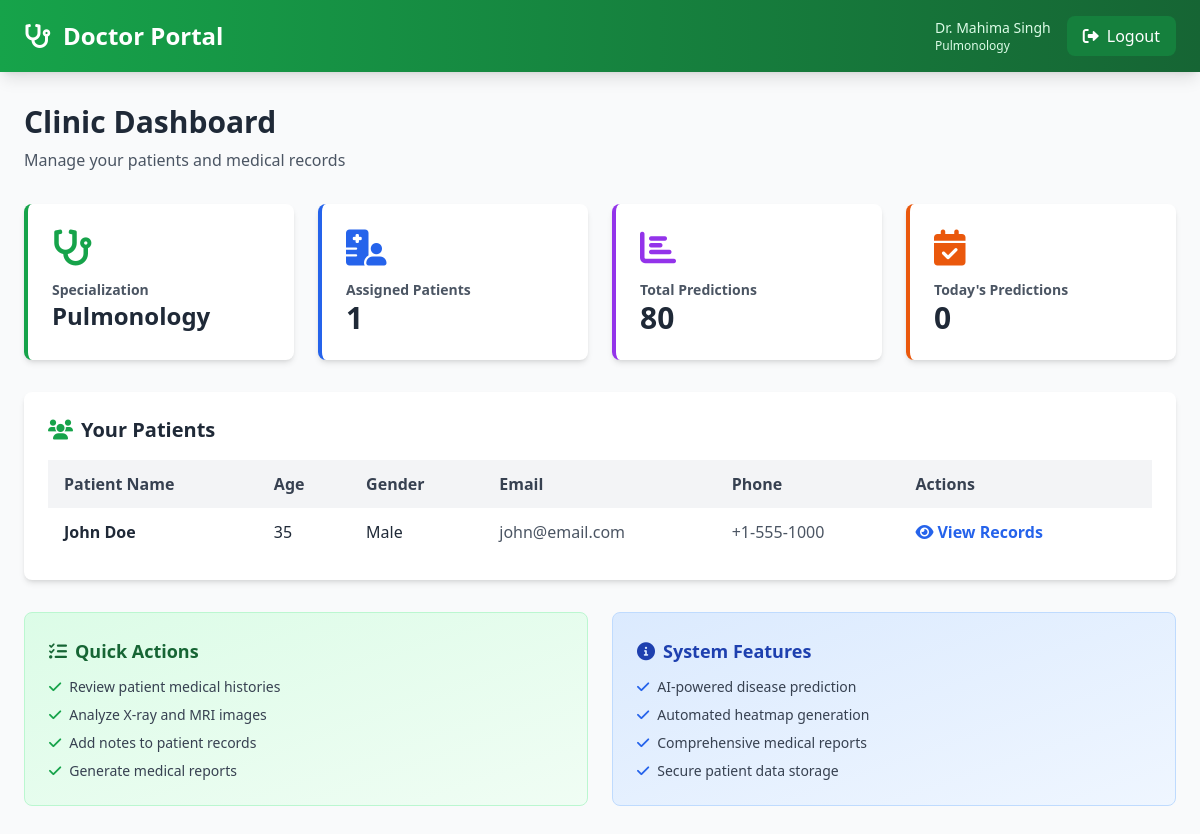
The page /dashboard/doctor (signed in) on the database its author committed.
### app/models.py (models this page shows, shortened)
class Doctor(db.Model):
    __tablename__ = 'doctors'
    id = db.Column(db.Integer, primary_key=True)
    user_id = db.Column(db.Integer, db.ForeignKey('users.id'), nullable=False, unique=True)
    full_name = db.Column(db.String(120), nullable=False)
    specialization = db.Column(db.String(100), nullable=False)
    phone = db.Column(db.String(20))
    license_number = db.Column(db.String(50), unique=True)
    created_at = db.Column(db.DateTime, nullable=False, default=datetime.utcnow)
    patients = db.relationship('DoctorPatient', backref='doctor', cascade='all, delete-orphan')
    predictions = db.relationship('Prediction', backref='doctor', lazy=True)

class Patient(db.Model):
    __tablename__ = 'patients'
    id = db.Column(db.Integer, primary_key=True)
    user_id = db.Column(db.Integer, db.ForeignKey('users.id'), nullable=True, unique=True)  # Made nullable for Asha-managed patients
    full_name = db.Column(db.String(120), nullable=False)
    age = db.Column(db.Integer)
    gender = db.Column(db.String(10))
    phone = db.Column(db.String(20))
    address = db.Column(db.String(255))
    region = db.Column(db.String(100))  # Region for Asha Worker filtering
    medical_history = db.Column(db.Text)
    diagnosed_disease = db.Column(db.String(255))  # For Asha-managed patients
    asha_worker_id = db.Column(db.Integer, db.ForeignKey('asha_workers.id'), nullable=True)  # Link to Asha Worker
    created_at = db.Column(db.DateTime, nullable=False, default=datetime.utcnow)
    doctors = db.relationship('DoctorPatient', backref='patient', cascade='all, delete-orphan')
    predictions = db.relationship('Prediction', backref='patient', lazy=True)

class User(db.Model):
    __tablename__ = 'users'
    id = db.Column(db.Integer, primary_key=True)
    username = db.Column(db.String(80), unique=True, nullable=False)
    email = db.Column(db.String(120), unique=True, nullable=False)
    password_hash = db.Column(db.String(255), nullable=False)
    role = db.Column(db.String(20), nullable=False, default='patient')
    created_at = db.Column(db.DateTime, nullable=False, default=datetime.utcnow)
    updated_at = db.Column(db.DateTime, nullable=False, default=datetime.utcnow, onupdate=datetime.utcnow)
    admin = db.relationship('Admin', uselist=False, backref='user', cascade='all, delete-orphan')
    doctor = db.relationship('Doctor', uselist=False, backref='user', cascade='all, delete-orphan')
    patient = db.relationship('Patient', uselist=False, backref='user', cascade='all, delete-orphan')
    asha_worker = db.relationship('AshaWorker', uselist=False, backref='user', cascade='all, delete-orphan')

### app/dashboard_routes.py (the view)
@dashboards.route('/doctor', methods=['GET'])
@login_required
@role_required('doctor')
def doctor_dashboard():
    doctor = get_current_doctor()
    if not doctor:
        flash('Doctor profile not found', 'danger')
        return redirect(url_for('routes.index'))
    stats = get_doctor_stats(doctor.id)
    return render_template('dashboards/doctor_dashboard.html',
                         doctor=doctor,
                         stats=stats)

### app/auth.py (called while the page is built)
def login_required(f):
    @wraps(f)
    def decorated_function(*args, **kwargs):
        if 'user_id' not in session:
            flash('Please log in first', 'warning')
            return redirect(url_for('routes.index'))
        return f(*args, **kwargs)
    return decorated_function

def role_required(*allowed_roles):
    def decorator(f):
        @wraps(f)
        def decorated_function(*args, **kwargs):
            if 'user_id' not in session:
                flash('Please log in first', 'warning')
                return redirect(url_for('login'))
            if session.get('user_role') not in allowed_roles:
                flash('You do not have permission to access this page', 'danger')
                return redirect(url_for('index'))
            return f(*args, **kwargs)
        return decorated_function
    return decorator

def get_current_user():
    user_id = session.get('user_id')
    if user_id:
        return User.query.get(user_id)
    return None

def get_current_doctor():
    from app.models import Doctor
    user = get_current_user()
    if user and user.doctor:
        return user.doctor
    return None

### app/dashboard_routes.py (called while the page is built)
def get_doctor_stats(doctor_id):
    doctor = Doctor.query.get(doctor_id)
    if not doctor:
        return {}
    assigned_patients = db.session.query(Patient).join(
        DoctorPatient, Patient.id == DoctorPatient.patient_id
    ).filter(DoctorPatient.doctor_id == doctor_id).all()
    patient_ids = [p.id for p in assigned_patients]
    predictions_query = Prediction.query.filter(
        Prediction.patient_id.in_(patient_ids) if patient_ids else False
    )
    return {
        'full_name': doctor.full_name,
        'specialization': doctor.specialization,
        'assigned_patients': len(assigned_patients),
        'total_predictions': predictions_query.count(),
        'predictions_today': predictions_query.filter(
            func.date(Prediction.created_at) == datetime.now().date()
        ).count(),
        'patients': assigned_patients,
    }

### app/templates/dashboards/doctor_dashboard.html (shortened to what this page needs)
<!DOCTYPE html>
<html lang="en">
<head>
    <script src="https://cdn.tailwindcss.com"></script>
    <link rel="stylesheet" href="https://cdnjs.cloudflare.com/ajax/libs/font-awesome/6.0.0/css/all.min.css">
</head>
<body class="bg-gray-50">
    <nav class="bg-gradient-to-r from-green-600 to-green-800 text-white shadow-lg">
        <div class="max-w-7xl mx-auto px-6 py-4">
            <div class="flex justify-between items-center">
                <div class="flex items-center space-x-3">
                    <i class="fas fa-stethoscope text-2xl"></i>
                    <h1 class="text-2xl font-bold">Doctor Portal</h1>
                </div>
                <div class="flex items-center space-x-4">
                    <div>
                        <p class="text-sm text-green-100">{{ doctor.full_name }}</p>
                        <p class="text-xs text-green-100">{{ doctor.specialization }}</p>
                    </div>
                    <form method="POST" action="{{ url_for('auth.logout') }}" style="display: inline;">
                        <button type="submit" class="bg-green-700 hover:bg-green-900 px-4 py-2 rounded-lg transition">
                            <i class="fas fa-sign-out-alt mr-2"></i>Logout
                        </button>
                    </form>
                </div>
            </div>
        </div>
    </nav>
    <div class="max-w-7xl mx-auto px-6 py-8">
        <div class="mb-8">
            <h2 class="text-3xl font-bold text-gray-800 mb-2">Clinic Dashboard</h2>
            <p class="text-gray-600">Manage your patients and medical records</p>
        </div>
        <div class="grid grid-cols-1 md:grid-cols-4 gap-6 mb-8">
            <div class="bg-white rounded-lg shadow-md p-6 border-l-4 border-green-600">
                <i class="fas fa-stethoscope text-4xl text-green-600 mb-3"></i>
                <h3 class="text-gray-600 text-sm font-semibold">Specialization</h3>
                <p class="text-2xl font-bold text-gray-800">{{ doctor.specialization }}</p>
            </div>
            <div class="bg-white rounded-lg shadow-md p-6 border-l-4 border-blue-600">
                <i class="fas fa-hospital-user text-4xl text-blue-600 mb-3"></i>
                <h3 class="text-gray-600 text-sm font-semibold">Assigned Patients</h3>
                <p class="text-3xl font-bold text-gray-800">{{ stats.assigned_patients }}</p>
            </div>
            <div class="bg-white rounded-lg shadow-md p-6 border-l-4 border-purple-600">
                <i class="fas fa-chart-bar text-4xl text-purple-600 mb-3"></i>
                <h3 class="text-gray-600 text-sm font-semibold">Total Predictions</h3>
                <p class="text-3xl font-bold text-gray-800">{{ stats.total_predictions }}</p>
            </div>
            <div class="bg-white rounded-lg shadow-md p-6 border-l-4 border-orange-600">
                <i class="fas fa-calendar-check text-4xl text-orange-600 mb-3"></i>
                <h3 class="text-gray-600 text-sm font-semibold">Today's Predictions</h3>
                <p class="text-3xl font-bold text-gray-800">{{ stats.predictions_today }}</p>
            </div>
        </div>
        <div class="bg-white rounded-lg shadow-md p-6">
            <h3 class="text-xl font-bold text-gray-800 mb-4">
                <i class="fas fa-users mr-2 text-green-600"></i>Your Patients
            </h3>
            {% if stats.patients %}
                <div class="overflow-x-auto">
                    <table class="w-full">
                        <thead class="bg-gray-100">
                            <tr>
                                <th class="px-4 py-3 text-left text-gray-700 font-semibold">Patient Name</th>
                                <th class="px-4 py-3 text-left text-gray-700 font-semibold">Age</th>
                                <th class="px-4 py-3 text-left text-gray-700 font-semibold">Gender</th>
                                <th class="px-4 py-3 text-left text-gray-700 font-semibold">Email</th>
                                <th class="px-4 py-3 text-left text-gray-700 font-semibold">Phone</th>
                                <th class="px-4 py-3 text-left text-gray-700 font-semibold">Actions</th>
                            </tr>
                        </thead>
                        <tbody class="divide-y">
                            {% for patient in stats.patients %}
                                <tr class="hover:bg-gray-50">
                                    <td class="px-4 py-3 font-semibold text-gray-800">{{ patient.full_name }}</td>
                                    <td class="px-4 py-3 text-gray-800">{{ patient.age or 'N/A' }}</td>
                                    <td class="px-4 py-3 text-gray-800">
                                        {{ 'Male' if patient.gender == 'M' else 'Female' if patient.gender == 'F' else 'N/A' }}
                                    </td>
                                    <td class="px-4 py-3 text-gray-600">{{ patient.user.email if patient.user else 'N/A' }}</td>
                                    <td class="px-4 py-3 text-gray-600">{{ patient.phone or 'N/A' }}</td>
                                    <td class="px-4 py-3">
                                        <a href="{{ url_for('dashboards.doctor_view_patient', patient_id=patient.id) }}"
                                           class="text-blue-600 hover:text-blue-800 font-semibold mr-3">
                                            <i class="fas fa-eye mr-1"></i>View Records
                                        </a>
                                    </td>
                                </tr>
                            {% endfor %}
                        </tbody>
                    </table>
                </div>
            {% else %}
                <p class="text-gray-600 text-center py-8">
                    <i class="fas fa-inbox mr-2"></i>No patients assigned yet
                </p>
            {% endif %}
        </div>
        <div class="grid grid-cols-1 md:grid-cols-2 gap-6 mt-8">
            <div class="bg-gradient-to-br from-green-100 to-green-50 border border-green-200 rounded-lg p-6">
                <h4 class="text-lg font-bold text-green-800 mb-3">
                    <i class="fas fa-tasks mr-2"></i>Quick Actions
                </h4>
                <ul class="space-y-2 text-sm text-gray-700">
                    <li><i class="fas fa-check text-green-600 mr-2"></i>Review patient medical histories</li>
                    <li><i class="fas fa-check text-green-600 mr-2"></i>Analyze X-ray and MRI images</li>
                    <li><i class="fas fa-check text-green-600 mr-2"></i>Add notes to patient records</li>
                    <li><i class="fas fa-check text-green-600 mr-2"></i>Generate medical reports</li>
                </ul>
            </div>
            <div class="bg-gradient-to-br from-blue-100 to-blue-50 border border-blue-200 rounded-lg p-6">
                <h4 class="text-lg font-bold text-blue-800 mb-3">
                    <i class="fas fa-info-circle mr-2"></i>System Features
                </h4>
                <ul class="space-y-2 text-sm text-gray-700">
                    <li><i class="fas fa-check text-blue-600 mr-2"></i>AI-powered disease prediction</li>
                    <li><i class="fas fa-check text-blue-600 mr-2"></i>Automated heatmap generation</li>
                    <li><i class="fas fa-check text-blue-600 mr-2"></i>Comprehensive medical reports</li>
                    <li><i class="fas fa-check text-blue-600 mr-2"></i>Secure patient data storage</li>
                </ul>
            </div>
        </div>
    </div>
</body>
</html>

### rows shown on the page
Doctor: full_name "Dr. Mahima Singh", specialization "Pulmonology"
Patient: full_name "John Doe", age "35", gender "Male", user "john@email.com", phone "+1-555-1000"

### other values the page prints
{{ stats.assigned_patients }} "1"
{{ stats.total_predictions }} "80"
{{ stats.predictions_today }} "0"
